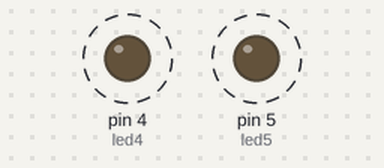
This sketch was run on a simulated Arduino Uno, built with avr-gcc and run on an emulated ATmega328P. Parts: output pins drawn as LEDs (lit = HIGH). Dashed ring = blinking.

Above: at 0.4 s.
Timing chart, 0 to 3.7 s (numbered marks = the images above):
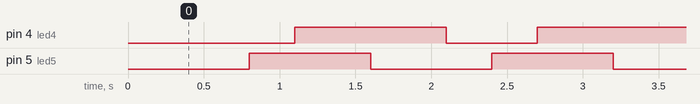

The sketch:

_2ledsblinks.ino
```cpp
// LED pin 4 and 5 blink
int led5 = 5;
int led4 = 4;

void setup() {
  pinMode(led5, OUTPUT);
  pinMode(led4, OUTPUT);
}

void loop() {

  // OFF
  digitalWrite(led5, LOW);
  delay(500);
  digitalWrite(led4, LOW);
  delay(300);
  // ON
  digitalWrite(led5, HIGH);
  delay(300);
  digitalWrite(led4, HIGH);
  delay(500);

}
```

Measured:
- by itself, pin 4 (led4): alternates HIGH for 1.0 s and LOW for 0.60 s
- by itself, pin 5 (led5): alternates HIGH for 0.80 s and LOW for 0.80 s
- by itself, everything shown: repeats every 1.6 s, in 4 steps
